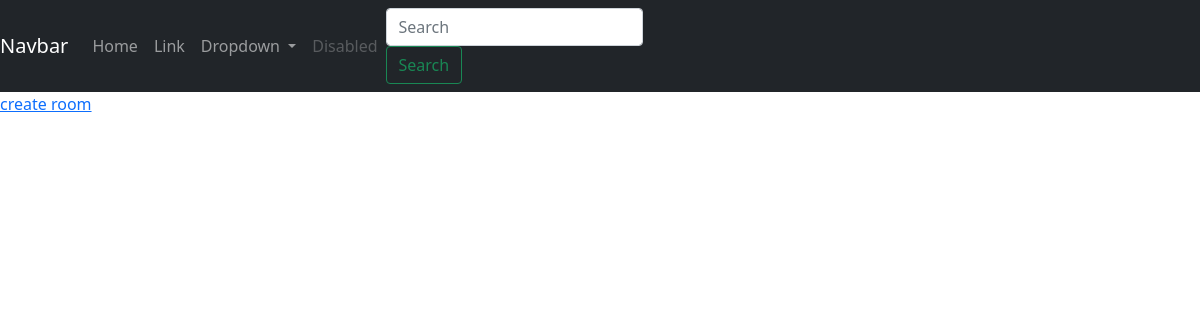
/, run on an earlier commit of the app's database.
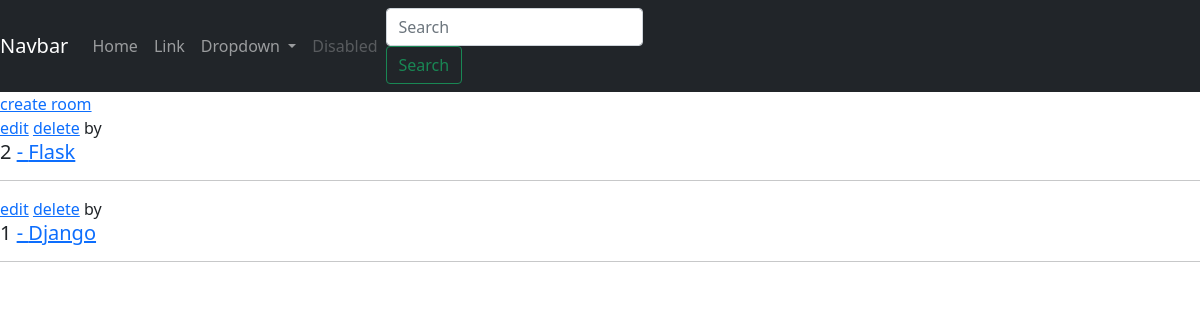
And on a later commit of the database.
### chatapp/models.py (models this page shows, shortened)
class Room(models.Model):
    name = models.CharField(max_length=50)
    description= models.TextField(null=True, blank=True)
    host=models.ForeignKey(User, on_delete=models.SET_NULL, null=True)
    topic=models.ForeignKey(Topic, on_delete=models.SET_NULL, null=True)
    updated=models.DateTimeField(auto_now=True)
    created=models.DateTimeField(auto_now_add=True)
    class Meta:
        ordering = ['-updated', '-created']

### chatapp/views.py (the view)
# urls.py: path('', views.home, name='home'),
def home(request):
    rooms = Room.objects.all()
    context = {'rooms':rooms}
    return render(request, 'chatapp/home.html', context)

### chatapp/templates/chatapp/home.html (shortened to what this page needs)
{% extends 'base.html' %}
{% block content %}
<div>
    <a href="{% url 'create-room' %}">create room</a>
    {% for room in rooms %}
        <div>
            <div>
                <a href="{% url 'update-room' room.id %}">edit</a>
                <a href="{% url 'delete-room' room.id %}">delete</a>
                <span>by {{room.host.username}}</span>
                <h5>
                    {{room.id}} <a href="{% url 'room' room.id %}"> - {{room.name}}</a>
                </h5>
                <hr>
            </div>
        </div>
    {% endfor %}
</div>
{% endblock content %}

What changed in the data, as far as the page shows it:
added Room: id "2", name "Flask"
added Room: id "1", name "Django"
